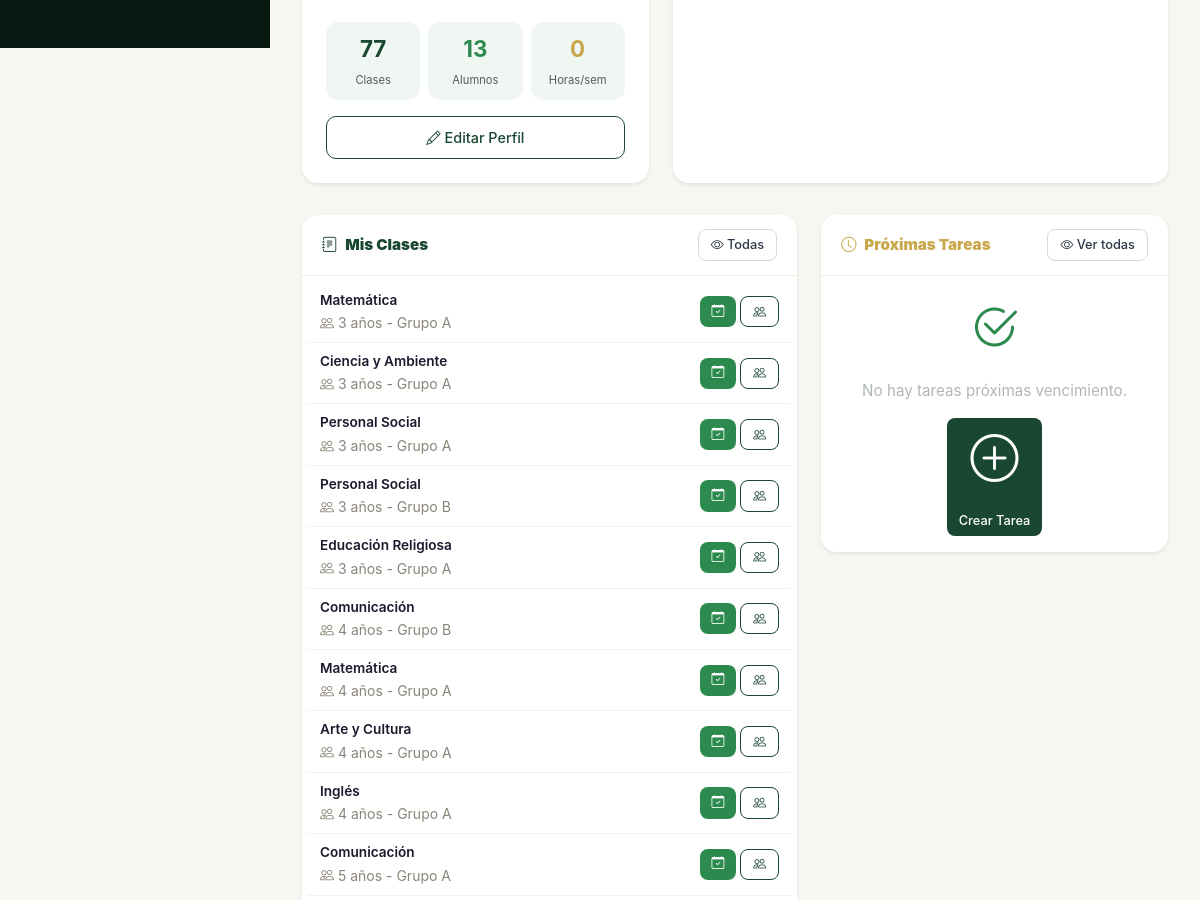
Page /home/ (signed in, middle part) on the earlier database version.
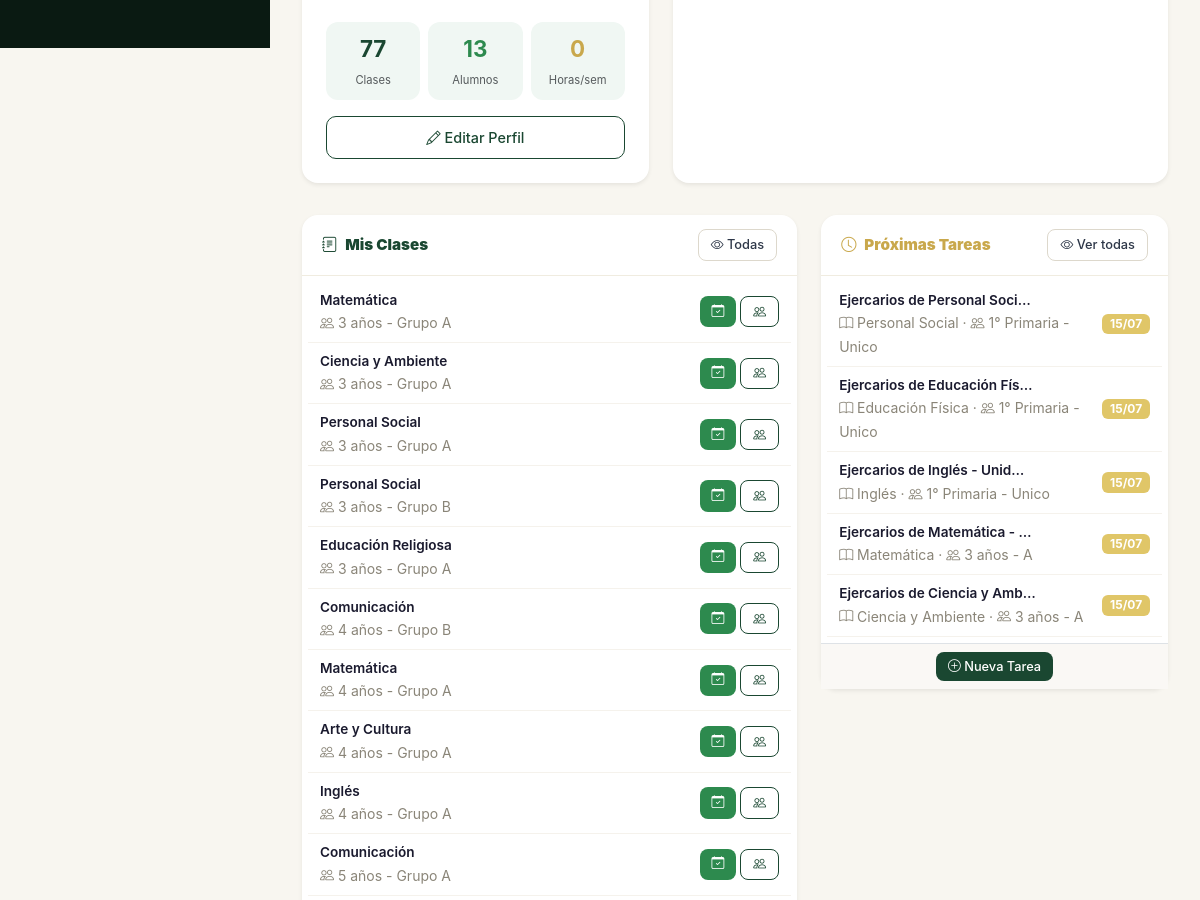
Same page on the later database version.
### academico/models.py (models this page shows, shortened)
class Asignacion(models.Model):
    profesor = models.ForeignKey(
        settings.AUTH_USER_MODEL,
        on_delete=models.CASCADE,
        related_name='asignaciones',
        limit_choices_to={'rol': 'profesor'},
    )
    materia = models.ForeignKey(Materia, on_delete=models.CASCADE, related_name='asignaciones')
    grupo = models.ForeignKey(Grupo, on_delete=models.CASCADE, related_name='asignaciones')
    class Meta:
        verbose_name = 'Asignación'
        verbose_name_plural = 'Asignaciones'
        unique_together = ['profesor', 'materia', 'grupo']

class Materia(models.Model):
    nombre = models.CharField(max_length=100)
    grado = models.ForeignKey(Grado, on_delete=models.CASCADE, related_name='materias')
    class Meta:
        verbose_name = 'Materia'
        verbose_name_plural = 'Materias'

class Grupo(models.Model):
    nombre = models.CharField(max_length=10, help_text="Ej: A, B, C, Único")
    grado = models.ForeignKey(Grado, on_delete=models.CASCADE, related_name='grupos')
    class Meta:
        verbose_name = 'Grupo'
        verbose_name_plural = 'Grupos'

class Grado(models.Model):
    nombre = models.CharField(max_length=100)
    nivel = models.CharField(max_length=50, choices=[
        ('preescolar', 'Preescolar'),
        ('primaria', 'Primaria'),
        ('secundaria', 'Secundaria'),
    ])
    orden = models.IntegerField(help_text="Orden del grado (1, 2, 3, etc.)")
    class Meta:
        verbose_name = 'Grado'
        verbose_name_plural = 'Grados'
        ordering = ['nivel', 'orden']

### tareas/models.py (models this page shows, shortened)
class Tarea(models.Model):
    titulo = models.CharField(max_length=200, verbose_name='Título')
    descripcion = models.TextField(blank=True, verbose_name='Descripción')
    archivo = models.FileField(upload_to='tareas/', blank=True, null=True, verbose_name='Archivo adjunto')
    fecha_entrega = models.DateField(verbose_name='Fecha de entrega')
    profesor = models.ForeignKey(
        settings.AUTH_USER_MODEL,
        on_delete=models.CASCADE,
        related_name='tareas_creadas',
        limit_choices_to={'rol': 'profesor'},
        verbose_name='Profesor',
    )
    materia = models.ForeignKey(Materia, on_delete=models.CASCADE, related_name='tareas', verbose_name='Materia')
    grupo = models.ForeignKey(Grupo, on_delete=models.CASCADE, related_name='tareas', verbose_name='Grupo')
    fecha_creacion = models.DateTimeField(auto_now_add=True, verbose_name='Fecha de creación')
    activo = models.BooleanField(default=True, verbose_name='Activo')
    class Meta:
        verbose_name = 'Tarea'
        verbose_name_plural = 'Tareas'
        ordering = ['-fecha_creacion']

### config/urls.py (the view, shortened to what this page needs)
# urls.py: path('home/', home, name='home'),
@login_required
def home(request):
    niveles = {
        'Inicial': 'preescolar',
        'Primaria': 'primaria',
        'Secundaria': 'secundaria',
    }
    materias_por_nivel = {}
    for label, code in niveles.items():
        materias = list(Materia.objects.filter(
            grado__nivel=code
        ).values_list('nombre', flat=True).distinct().order_by('nombre'))
        if materias:
            materias_por_nivel[label] = materias
    estados_raw = Asistencia.objects.values('estado').annotate(
        total=Count('id')
    ).order_by('estado')
    asistencias_data = {e['estado']: e['total'] for e in estados_raw}
    calificaciones = Calificacion.objects.all()
    total_calif = calificaciones.count()
    calif_aprobadas = calificaciones.filter(nota__gte=11).count() if total_calif else 0
    calif_desaprobadas = total_calif - calif_aprobadas
    context = {
        'total_alumnos': Usuario.objects.filter(rol='alumno').count(),
        'total_profesores': Usuario.objects.filter(rol='profesor').count(),
        'total_materias': Materia.objects.count(),
        'total_grados': Grado.objects.count(),
        'ultimas_asistencias': Asistencia.objects.select_related('usuario').order_by('-fecha', '-id')[:10],
        'materias_por_nivel': materias_por_nivel,
        'asist_presente': asistencias_data.get('presente', 0),
        'asist_tarde': asistencias_data.get('tarde', 0),
        'asist_falta': asistencias_data.get('falta', 0),
        'asist_justificada': asistencias_data.get('justificada', 0),
        'total_calificaciones': total_calif,
        'calif_aprobadas': calif_aprobadas,
        'calif_desaprobadas': calif_desaprobadas,
        'anuncios': Anuncio.objects.filter(activo=True)[:5],
    }
    if request.user.rol == 'profesor':
        mis_asignaciones = Asignacion.objects.filter(
            profesor=request.user
        ).select_related('materia', 'grupo', 'grupo__grado')
        grupos_ids = mis_asignaciones.values_list('grupo_id', flat=True).distinct()
        materias_ids = mis_asignaciones.values_list('materia_id', flat=True).distinct()
        alumnos_ids = Inscripcion.objects.filter(
            grupo_id__in=grupos_ids, activo=True
        ).values_list('alumno_id', flat=True).distinct()
        context['mis_asignaciones'] = mis_asignaciones
        context['mis_ultimas_asistencias'] = Asistencia.objects.filter(
            registrado_por=request.user
        ).select_related('usuario', 'materia').order_by('-fecha', '-id')[:5]
        context['total_mis_alumnos'] = len(alumnos_ids)
        context['proximas_tareas'] = Tarea.objects.filter(
            profesor=request.user, activo=True,
            fecha_entrega__gte=date.today(),
        ).order_by('fecha_entrega')[:5]
        context['mis_horarios_hoy'] = Horario.objects.filter(
            profesor=request.user,
            dia=date.today().strftime('%a').upper()[:3],
        ).select_related('materia', 'grupo', 'grupo__grado')
        context['mis_horarios'] = Horario.objects.filter(
            profesor=request.user
        ).select_related('materia', 'grupo', 'grupo__grado').order_by('dia', 'hora_inicio')
        context['dia_labels'] = [
            ('LUN', 'Lunes'), ('MAR', 'Martes'), ('MIE', 'Miércoles'),
            ('JUE', 'Jueves'), ('VIE', 'Viernes'), ('SAB', 'Sábado'),
        ]
        horas_set = set()
        for h in context['mis_horarios']:
            horas_set.add(f'{h.hora_inicio:%H:%M}')
        horas_orden = sorted(horas_set)[:5]
        horarios_por_dia = {d[0]: [] for d in context['dia_labels']}
        for h in context['mis_horarios']:
            horarios_por_dia[h.dia].append(h)
        context['horario_grid'] = []
        for hora in horas_orden:
            fila = {'hora': hora, 'dias': {}}
            for d, _ in context['dia_labels']:
                fila['dias'][d] = [h for h in horarios_por_dia[d] if f'{h.hora_inicio:%H:%M}' == hora]
            context['horario_grid'].append(fila)
        context['today'] = date.today()
        mis_notas = Calificacion.objects.filter(
            materia_id__in=materias_ids,
            alumno_id__in=alumnos_ids,
        )
        context['mis_notas_total'] = mis_notas.count()
        context['mis_notas_aprobadas'] = mis_notas.filter(nota__gte=11).count() if mis_notas.count() else 0
        context['mis_notas_promedio'] = round(mis_notas.aggregate(Avg('nota'))['nota__avg'] or 0, 1)
        mis_asistencias = Asistencia.objects.filter(
            materia_id__in=materias_ids,
            usuario_id__in=alumnos_ids,
        )
        context['mis_asist_presente'] = mis_asistencias.filter(estado='presente').count()
        context['mis_asist_total'] = mis_asistencias.count()
    else:
        context['mis_asignaciones'] = []
    return render(request, 'home.html', context)

### templates/home.html (shortened to what this page needs)
{% extends 'base.html' %}
{% load academico_tags %}
{% block content %}
{% if user.rol == 'profesor' %}
<div class="row g-4 mt-2 fade-in">
    <div class="col-md-5">
        <div class="card h-100 border-0 shadow-sm" style="border-radius:16px;">
            <div class="card-body p-4">
                <div class="row g-2 mt-3 text-center">
                    <div class="col-4">
                        <div style="background:#f0f7f3;border-radius:12px;padding:10px;">
                            <strong style="font-size:1.4rem;color:var(--primary);display:block;">{{ mis_asignaciones|length }}</strong>
                            <small class="text-muted" style="font-size:0.7rem;">Clases</small>
                        </div>
                    </div>
                    <div class="col-4">
                        <div style="background:#f0f7f3;border-radius:12px;padding:10px;">
                            <strong style="font-size:1.4rem;color:var(--emerald);display:block;">{{ total_mis_alumnos }}</strong>
                            <small class="text-muted" style="font-size:0.7rem;">Alumnos</small>
                        </div>
                    </div>
                    <div class="col-4">
                        <div style="background:#f0f7f3;border-radius:12px;padding:10px;">
                            <strong style="font-size:1.4rem;color:var(--gold);display:block;">{{ mis_horarios|length }}</strong>
                            <small class="text-muted" style="font-size:0.7rem;">Horas/sem</small>
                        </div>
                    </div>
                </div>
                <a href="{% url 'perfil' %}" class="btn btn-outline-primary w-100 mt-3" style="border-radius:10px;">
                    <i class="bi bi-pencil"></i> Editar Perfil
                </a>
            </div>
        </div>
    </div>
    <div class="col-md-7">
        <div class="card h-100 border-0 shadow-sm" style="border-radius:16px;">
            <div class="card-body p-3">
            </div>
        </div>
    </div>
</div>
<div class="row g-4 mt-2 fade-in">
    <div class="col-md-7">
        <div class="card border-0 shadow-sm" style="border-radius:16px;">
            <div class="card-header d-flex align-items-center gap-2" style="background:transparent;border-bottom:1px solid #f0ece0;padding:14px 20px;">
                <i class="bi bi-journal-text" style="color:var(--primary);"></i>
                <strong style="color:var(--primary);">Mis Clases</strong>
                <a href="{% url 'lista_asignaciones' %}" class="btn btn-sm btn-outline-secondary ms-auto" style="border-radius:8px;">
                    <i class="bi bi-eye"></i> Todas
                </a>
            </div>
            <div class="card-body p-0">
                {% if mis_asignaciones %}
                <div style="padding:6px;">
                    {% for a in mis_asignaciones %}
                    <div style="display:flex;align-items:center;justify-content:space-between;padding:8px 12px;border-bottom:1px solid #f5f2ec;"
                         onmouseover="this.style.background='#faf8f5'" onmouseout="this.style.background='transparent'">
                        <div>
                            <div style="font-weight:600;font-size:0.85rem;color:var(--dark);">{{ a.materia.nombre }}</div>
                            <small style="color:#8a8578;">
                                <i class="bi bi-people"></i> {{ a.grupo.grado.nombre }} - Grupo {{ a.grupo.nombre }}
                            </small>
                        </div>
                        <div class="d-flex gap-1">
                            <a href="{% url 'tomar_asistencia' a.id %}" class="btn btn-sm btn-success" style="border-radius:8px;white-space:nowrap;">
                                <i class="bi bi-calendar-check"></i>
                            </a>
                            <a href="{% url 'alumnos_por_grupo' a.grupo.id %}" class="btn btn-sm btn-outline-primary" style="border-radius:8px;white-space:nowrap;" title="Ver alumnos">
                                <i class="bi bi-people"></i>
                            </a>
                        </div>
                    </div>
                    {% endfor %}
                </div>
                {% else %}
                <div class="empty-state py-4">
                    <i class="bi bi-journal-text"></i>
                    <p>No tienes clases asignadas</p>
                </div>
                {% endif %}
            </div>
        </div>
    </div>
    <div class="col-md-5">
        <div class="card border-0 shadow-sm" style="border-radius:16px;">
            <div class="card-header d-flex align-items-center gap-2" style="background:transparent;border-bottom:1px solid #f0ece0;padding:14px 20px;">
                <i class="bi bi-clock" style="color:var(--gold);"></i>
                <strong style="color:var(--gold);">Próximas Tareas</strong>
                <a href="{% url 'lista_tareas' %}" class="btn btn-sm btn-outline-secondary ms-auto" style="border-radius:8px;">
                    <i class="bi bi-eye"></i> Ver todas
                </a>
            </div>
            <div class="card-body p-0">
                {% if proximas_tareas %}
                <div style="padding:6px;">
                    {% for t in proximas_tareas %}
                    <div style="display:flex;align-items:center;justify-content:space-between;padding:8px 12px;border-bottom:1px solid #f5f2ec;"
                         onmouseover="this.style.background='#faf8f5'" onmouseout="this.style.background='transparent'">
                        <div>
                            <div style="font-weight:600;font-size:0.85rem;color:var(--dark);">{{ t.titulo|truncatechars:28 }}</div>
                            <small style="color:#8a8578;">
                                <i class="bi bi-book"></i> {{ t.materia.nombre }} ·
                                <i class="bi bi-people"></i> {{ t.grupo.grado.nombre }} - {{ t.grupo.nombre }}
                            </small>
                        </div>
                        <span class="badge" style="background:{% if t.fecha_entrega <= today %}var(--danger){% else %}#e0c668{% endif %};color:#fff;white-space:nowrap;">
                            {{ t.fecha_entrega|date:'d/m' }}
                        </span>
                    </div>
                    {% endfor %}
                </div>
                <div class="p-2 text-center border-top" style="background:#faf8f5;">
                    <a href="{% url 'crear_tarea' %}" class="btn btn-sm btn-primary" style="border-radius:8px;">
                        <i class="bi bi-plus-circle"></i> Nueva Tarea
                    </a>
                </div>
                {% else %}
                <div class="empty-state py-3">
                    <i class="bi bi-check2-circle" style="color:var(--emerald);"></i>
                    <p>No hay tareas próximas vencimiento.</p>
                    <a href="{% url 'crear_tarea' %}" class="btn btn-sm btn-primary" style="border-radius:8px;">
                        <i class="bi bi-plus-circle"></i> Crear Tarea
                    </a>
                </div>
                {% endif %}
            </div>
        </div>
    </div>
</div>
{% endif %}
{% endblock %}

Differences in the rows shown:
added Tarea: titulo "Ejercarios de Personal Soci…", materia.nombre "Personal Social", grupo.grado.nombre "1° Primaria", grupo.nombre "Unico", fecha_entrega "15/07"
added Tarea: titulo "Ejercarios de Educación Fís…", materia.nombre "Educación Física", grupo.grado.nombre "1° Primaria", grupo.nombre "Unico", fecha_entrega "15/07"
added Tarea: titulo "Ejercarios de Inglés - Unid…", materia.nombre "Inglés", grupo.grado.nombre "1° Primaria", grupo.nombre "Unico", fecha_entrega "15/07"
added Tarea: titulo "Ejercarios de Matemática - …", materia.nombre "Matemática", grupo.grado.nombre "3 años", grupo.nombre "A", fecha_entrega "15/07"
added Tarea: titulo "Ejercarios de Ciencia y Amb…", materia.nombre "Ciencia y Ambiente", grupo.grado.nombre "3 años", grupo.nombre "A", fecha_entrega "15/07"
Other differences:
text no longer shown: "No hay tareas próximas vencimiento. Crear Tarea"
text now shown: "Nueva Tarea"
